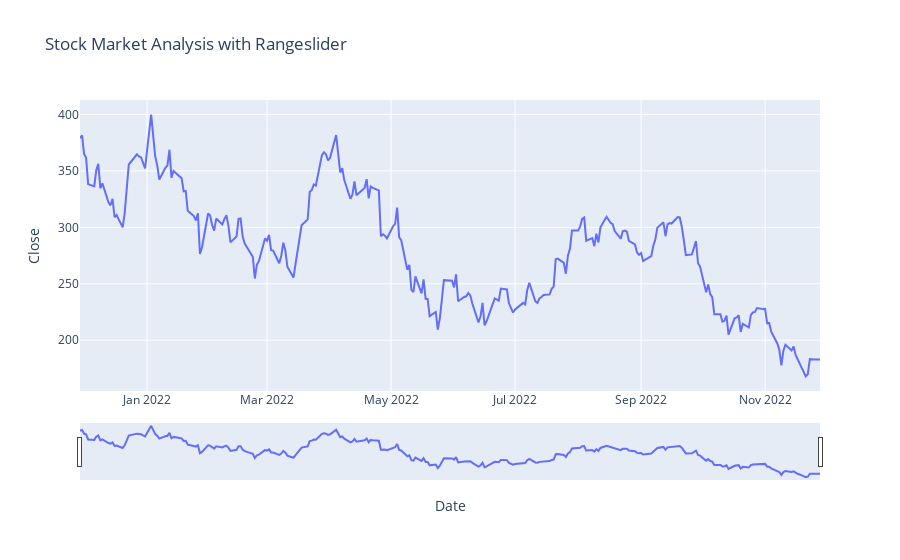

The cell this chart's notebook holds for it:
### Code cell
figure = px.line(data, x='Date', y='Close', 
                 title='Stock Market Analysis with Rangeslider')
figure.update_xaxes(rangeslider_visible=True)
figure.show()

### Figure 1 — Plotly figure (JSON) as saved in the notebook; plotly's stock layout.template omitted (floating-point values rounded to 4 significant figures; data arrays with more than 128 entries replaced by an {"elided": "..."} marker saying what was removed)
{"data": [{"hovertemplate": "Date=%{x}<br>Close=%{y}<extra></extra>", "legendgroup": "", "line": {"color": "#636efa", "dash": "solid"}, "marker": {"symbol": "circle"}, "mode": "lines", "name": "", "orientation": "v", "showlegend": false, "type": "scatter", "x": {"elided": "252 str values"}, "xaxis": "x", "y": {"elided": "252 float values"}, "yaxis": "y"}], "layout": {"legend": {"tracegroupgap": 0}, "title": {"text": "Stock Market Analysis with Rangeslider"}, "xaxis": {"anchor": "y", "domain": [0, 1], "rangeslider": {"visible": true}, "title": {"text": "Date"}}, "yaxis": {"anchor": "x", "domain": [0, 1], "title": {"text": "Close"}}}}
